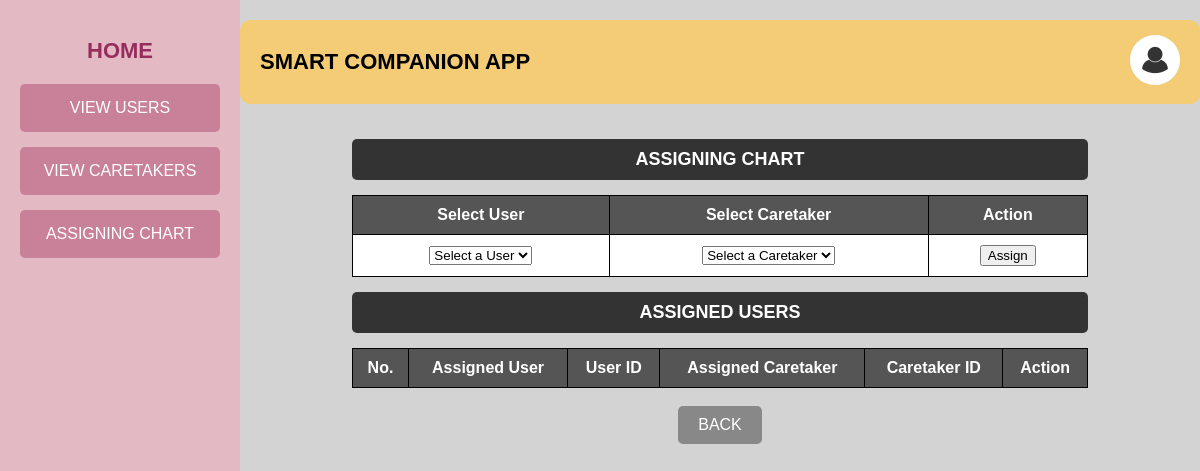
Before: /assign with the older database file.
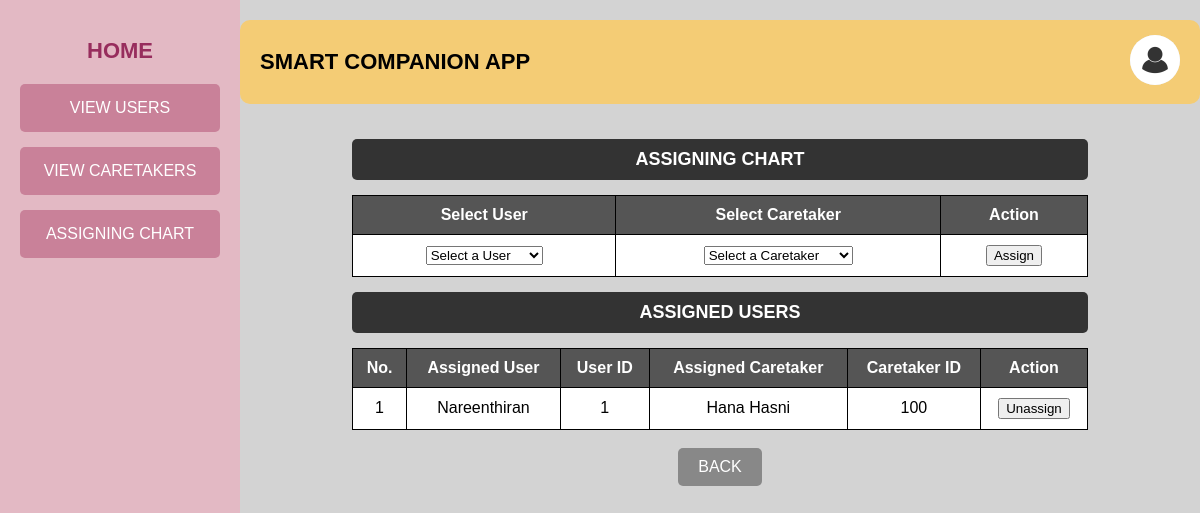
After: the same page with the newer database file.
### tables this page shows
CREATE TABLE assign (
           id INTEGER PRIMARY KEY AUTOINCREMENT,
           user_name TEXT NOT NULL,
           user_id TEXT NOT NULL,
           caretaker_name TEXT NOT NULL,
           caretaker_id TEXT NOT NULL
           );

### app.py (the view, shortened to what this page needs)
@app.route("/assign", methods=["GET", "POST"])
def assign():
    db = get_db()
    cursor = db.cursor()
    cursor.execute("""
        SELECT id, name FROM user
        WHERE id NOT IN (SELECT user_id FROM assign)
    """)
    available_users = cursor.fetchall()
    cursor.execute("""
        SELECT id, name FROM caretaker
    """)
    available_caretakers = cursor.fetchall()
    admin_id = session.get('admin_id')
    str_admin_id = str(admin_id)
    with open("static/img_log/admin/"+ str_admin_id + ".txt", "r") as file:
        image_name = str(file.read())
        image_url= url_for('static', filename='uploads/'+ image_name)
    cursor.execute("""
        SELECT * FROM assign
    """)
    assigned_users = cursor.fetchall()
    db.close()
    db.close()
    return render_template("Admin/assign.html", available_users=available_users, available_caretakers=available_caretakers, image_url=image_url, assigned_users=assigned_users)

### app.py (called while the page is built)
def get_db():
    if 'db' not in g:
        g.db = sqlite3.connect('project.db')
        g.db.row_factory = sqlite3.Row
    return g.db

### templates/Admin/assign.html (shortened to what this page needs)
<!DOCTYPE html>
<html lang="en">
<head>
    <link rel="stylesheet" href="static/contact.css">
</head>
<body>
    <div class="container">
        <div class="sidebar">
            <a href="{{ url_for('admin') }}"><h2>HOME</h2></a>
            <a href="{{ url_for('aviewusers') }}"><button class="nav-btn">VIEW USERS</button></a>
            <a href="{{ url_for('aviewcare') }}"><button class="nav-btn">VIEW CARETAKERS</button></a>
            <a href="{{ url_for('assign') }}"><button class="nav-btn">ASSIGNING CHART</button></a>
        </div>
        <div class="main-content">
            <div class="header">
                <h1>SMART COMPANION APP</h1>
                <div class="user-profile">
                    <a href="{{ url_for('adminprofile') }}"><img src="{{ image_url }}" alt="Profile Picture" class="profile-img"></a>
                </div>
            </div>
            <div class="contacts-section">
                <h2 class="contacts-title">ASSIGNING CHART</h2>
                <form action="{{ url_for('assign') }}" method="POST">
                    <table class="contacts-table">
                        <thead>
                            <tr>
                                <th>Select User</th>
                                <th>Select Caretaker</th>
                                <th>Action</th>
                            </tr>
                        </thead>
                        <tbody>
                            <tr>
                                <td>
                                    <select name="user_id" required>
                                        <option value="" disabled selected>Select a User</option>
                                    </select>
                                </td>
                                <td>
                                    <select name="caretaker_id" required>
                                        <option value="" disabled selected>Select a Caretaker</option>
                                    </select>
                                </td>
                                <td>
                                    <button type="submit">Assign</button>
                                </td>
                            </tr>
                        </tbody>
                    </table>
                </form>
                <h2 class="contacts-title">ASSIGNED USERS</h2>
                <table class="contacts-table">
                    <thead>
                        <tr>
                            <th>No.</th>
                            <th>Assigned User</th>
                            <th>User ID</th>
                            <th>Assigned Caretaker</th>
                            <th>Caretaker ID</th>
                            <th>Action</th>
                        </tr>
                    </thead>
                    <tbody>
                        {% for assign in assigned_users %}
                        <tr>
                            <td>{{ loop.index }}</td>
                            <td>{{ assign[1] }}</td>
                            <td>{{ assign[2] }}</td>
                            <td>{{ assign[3] }}</td>
                            <td>{{ assign[4] }}</td>
                            <td>
                                <form action="{{ url_for('unassign') }}" method="POST" style="display:inline;">
                                    <button type="submit" class="remove-btn">Unassign</button>
                                </form>
                            </td>
                        </tr>
                        {% endfor %}
                    </tbody>
                </table>
            </div><br>
            <a href="{{ url_for('admin') }}"><button class="back-btn">BACK</button></a>
        </div>
    </div>
</body>
</html>

Changed rows visible on the page:
added assign: user_name "Nareenthiran", user "1", caretaker_name "Hana Hasni", caretaker "100"
